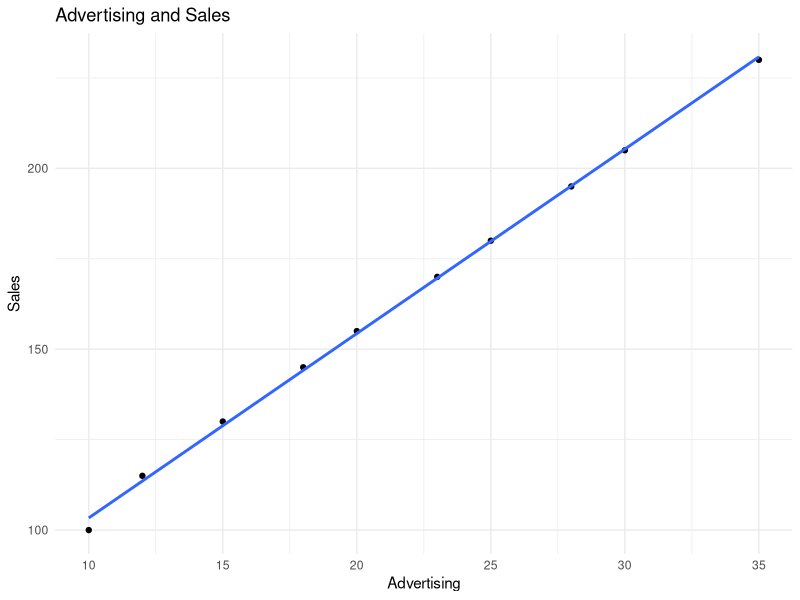
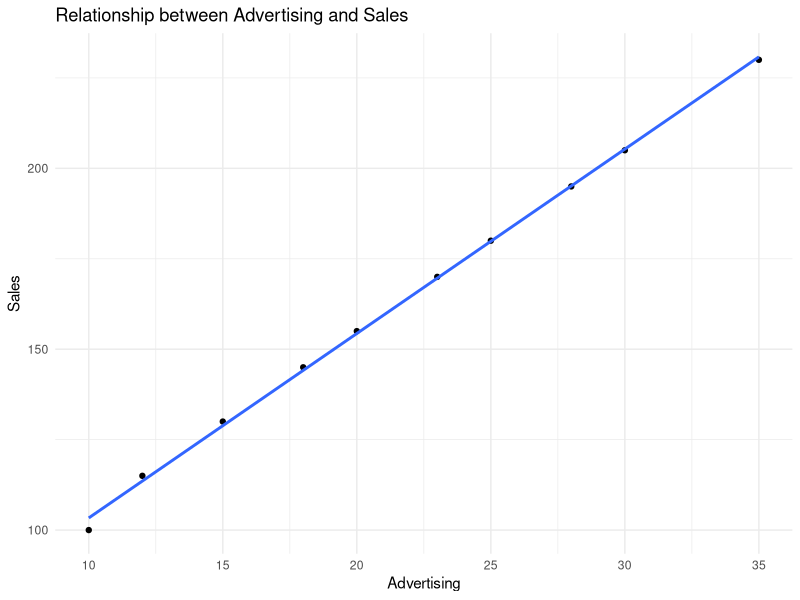

Reproduce these figures in R, in order.
############################################################
# 18_statistical_analysis.R
# R Basic Manual
#
# Purpose:
# Learn how to use basic statistical methods in R to examine
# relationships, differences, and patterns in data.
#
# The goal is to connect descriptive statistics and
# visualization with basic statistical testing and modeling.
############################################################


# ----------------------------------------------------------
# 1. Prepare sample data
# ----------------------------------------------------------

sales_data <- data.frame(
  advertising = c(10, 12, 15, 18, 20, 23, 25, 28, 30, 35),
  sales = c(100, 115, 130, 145, 155, 170, 180, 195, 205, 230)
)

score_data <- data.frame(
  group = c(
    rep("A", 8),
    rep("B", 8),
    rep("C", 8)
  ),
  score = c(
    72, 75, 78, 74, 80, 77, 76, 79,
    82, 85, 81, 88, 84, 86, 83, 87,
    68, 70, 72, 69, 74, 71, 73, 70
  )
)

sales_data
score_data


# ----------------------------------------------------------
# 2. Review descriptive statistics
# ----------------------------------------------------------

mean(sales_data$sales)
median(sales_data$sales)
sd(sales_data$sales)
summary(sales_data$sales)

aggregate(
  score ~ group,
  data = score_data,
  FUN = mean
)


# ----------------------------------------------------------
# 3. Understand correlation
# ----------------------------------------------------------

correlation <- cor(
  sales_data$advertising,
  sales_data$sales
)

correlation


# ----------------------------------------------------------
# 4. Visualize a relationship
# ----------------------------------------------------------

# Run this once if ggplot2 is not installed:
# install.packages("ggplot2")

library(ggplot2)

ggplot(
  sales_data,
  aes(x = advertising, y = sales)
) +
  geom_point() +
  geom_smooth(
    method = "lm",
    se = FALSE
  ) +
  labs(
    title = "Advertising and Sales",
    x = "Advertising",
    y = "Sales"
  ) +
  theme_minimal()


# ----------------------------------------------------------
# 5. Build a simple linear regression model
# ----------------------------------------------------------

model <- lm(
  sales ~ advertising,
  data = sales_data
)

model


# ----------------------------------------------------------
# 6. Inspect a regression model
# ----------------------------------------------------------

summary(model)


# ----------------------------------------------------------
# 7. Make predictions with a model
# ----------------------------------------------------------

new_data <- data.frame(
  advertising = c(16, 22, 32)
)

predicted_sales <- predict(
  model,
  newdata = new_data
)

prediction_result <- data.frame(
  advertising = new_data$advertising,
  predicted_sales = predicted_sales
)

prediction_result


# ----------------------------------------------------------
# 8. Compare two groups
# ----------------------------------------------------------

two_group_data <- subset(
  score_data,
  group %in% c("A", "B")
)

t_test_result <- t.test(
  score ~ group,
  data = two_group_data
)

t_test_result


# ----------------------------------------------------------
# 9. Compare multiple groups
# ----------------------------------------------------------

anova_model <- aov(
  score ~ group,
  data = score_data
)

summary(anova_model)


# ----------------------------------------------------------
# 10. Examine categorical relationships
# ----------------------------------------------------------

survey_data <- data.frame(
  device = c(
    "PC", "PC", "PC", "PC", "PC",
    "Mobile", "Mobile", "Mobile", "Mobile", "Mobile",
    "Tablet", "Tablet", "Tablet", "Tablet", "Tablet"
  ),
  purchased = c(
    "Yes", "Yes", "No", "Yes", "No",
    "Yes", "No", "No", "Yes", "No",
    "No", "No", "Yes", "No", "No"
  )
)

survey_table <- table(
  survey_data$device,
  survey_data$purchased
)

survey_table

chi_square_result <- chisq.test(survey_table)

chi_square_result


# ----------------------------------------------------------
# 11. Check p-values
# ----------------------------------------------------------

t_test_result$p.value
summary(anova_model)[[1]][["Pr(>F)"]][1]
chi_square_result$p.value


# ----------------------------------------------------------
# 12. Statistical and practical meaning
# ----------------------------------------------------------

group_summary <- aggregate(
  score ~ group,
  data = score_data,
  FUN = mean
)

group_summary

# Statistical significance should not be interpreted alone.
# Also examine the size of differences, the data itself,
# and the practical meaning of the result.


# ----------------------------------------------------------
# 13. Build a statistical analysis workflow
# ----------------------------------------------------------

# Question:
# Is advertising associated with sales?

# 1. Explore the data
summary(sales_data)

# 2. Measure correlation
cor(
  sales_data$advertising,
  sales_data$sales
)

# 3. Visualize the relationship
analysis_plot <- ggplot(
  sales_data,
  aes(x = advertising, y = sales)
) +
  geom_point() +
  geom_smooth(
    method = "lm",
    se = FALSE
  ) +
  labs(
    title = "Relationship between Advertising and Sales",
    x = "Advertising",
    y = "Sales"
  ) +
  theme_minimal()

analysis_plot

# 4. Build and inspect a model
analysis_model <- lm(
  sales ~ advertising,
  data = sales_data
)

summary(analysis_model)

# 5. Interpret the result together with the data and plot


# ----------------------------------------------------------
# End of script
# ----------------------------------------------------------

print("18_statistical_analysis.R finished successfully")
